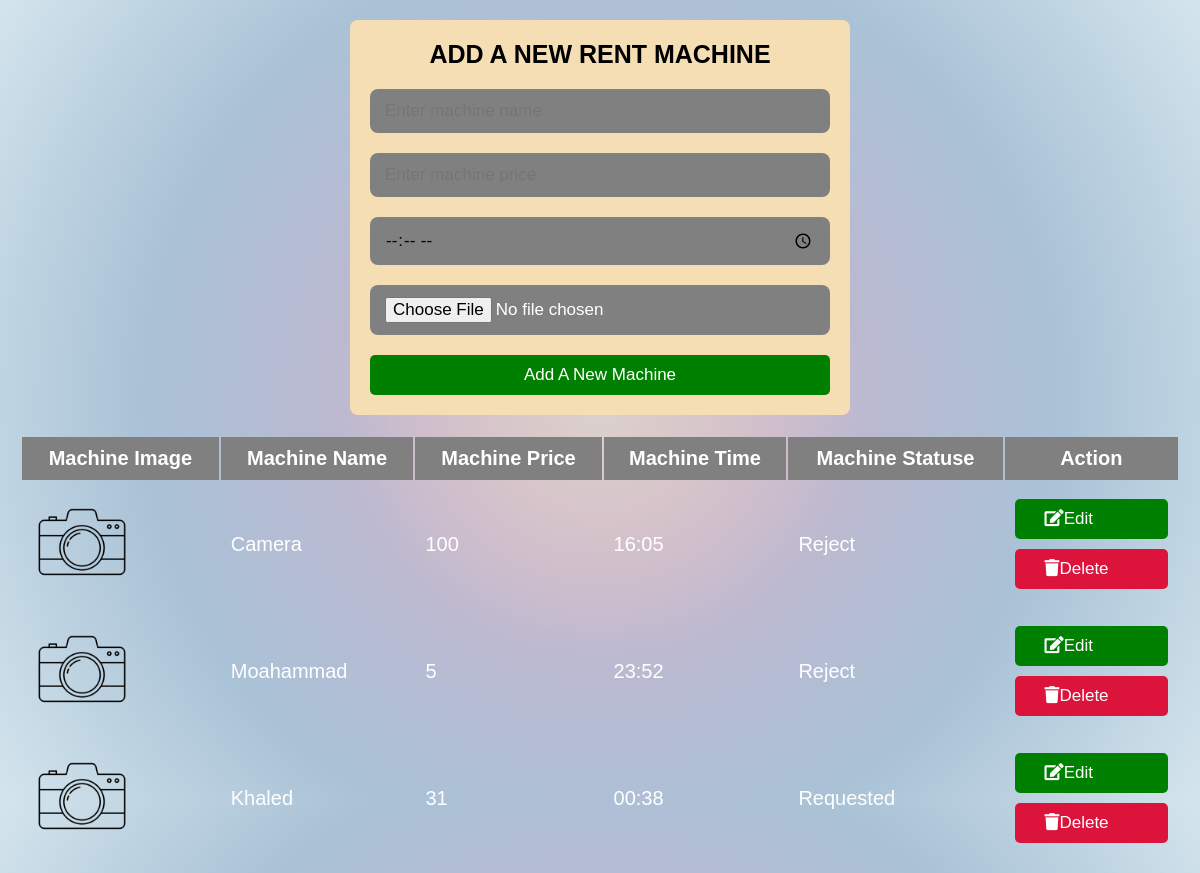
/addrentmachine.php, run on an earlier commit of the app's database.
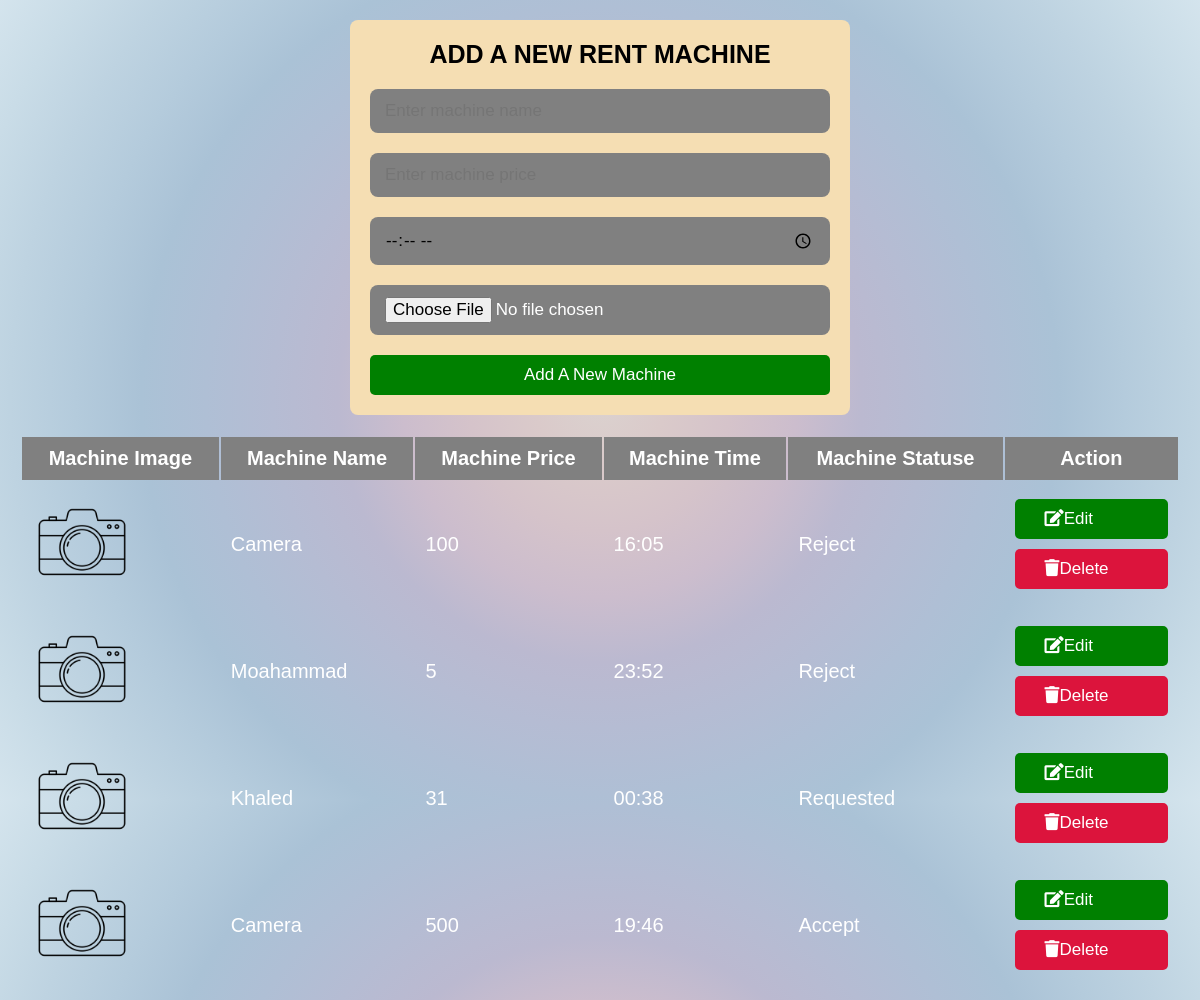
And on a later commit of the database.
### tables this page shows
CREATE TABLE IF NOT EXISTS `rent` (
  `id` int NOT NULL AUTO_INCREMENT,
  `id_p` int DEFAULT NULL,
  `name` varchar(255) NOT NULL,
  `price` varchar(255) NOT NULL,
  `time` varchar(255) NOT NULL,
  `image` varchar(255) NOT NULL,
  `statuse` varchar(255) NOT NULL,
  PRIMARY KEY (`id`)
);

### addrentmachine.php (the view, shortened to what this page needs)
<?php
@include 'connect.php';
?>
<!DOCTYPE html>
<html lang="en">
<head>
  <link rel="stylesheet" href="css/addrentmachine.css">
  <link rel="stylesheet" href="css/style2.css">
  <link rel="stylesheet" href="https://cdnjs.cloudflare.com/ajax/libs/font-awesome/5.15.4/css/all.min.css">
</head>
<body>
<div class="container">
    <div class="admin-machine-form-container">
        <form action="<?php $_SERVER['PHP_SELF'] ?>" method="post" enctype="multipart/form-data">
           <h3> Add a new rent machine </h3>
           <input type="text" placeholder="Enter machine name" name="machine_name" class="box" required>
           <input type="number" placeholder="Enter machine price" name="machine_price" class="box" required>
           <input type="time" placeholder="Enter avaible time to rent" name="machine_time" class="box" required>
           <input type="file" accept="image/png, image/jpeg, image/jpg" name="machine_image" class="box" required>
           <input type="submit" class="btn" name="add_machine" value="add a new machine">
         </form>
    </div>
    <?php
      $select = mysqli_query($conn, "SELECT * FROM rent");
    ?>
    <div class="machine-display">
      <table class="machine-display-table">
        <thead>
            <tr>
                <th>Machine image</th>
                <th>Machine name</th>
                <th>Machine price</th>
                <th>Machine time</th>
                <th>Machine statuse</th>
                <th colspan="2">action</th>
            </tr>
        </thead>
        <?php
          while($row = mysqli_fetch_assoc($select)){
        ?>
            <tr>
                <td><img src="img/<?php echo $row['image']; ?>" height="100" alt=""></td>
                <td><?php echo $row['name']; ?></td>
                <td><?php echo $row['price']; ?></td>
                <td><?php echo $row['time']; ?></td>
                <td><?php echo $row['statuse']; ?></td>
                <td>
                    <a href="rent_update.php?edit=<?php echo $row['id']; ?>" class="btn"> <i class="fas fa-edit"></i>Edit</a>
                    <a href="addrentmachine.php?delete=<?php echo $row['id']; ?>" class="btn"> <i class="fas fa-trash"></i>Delete</a>
            </tr>
        <?php   };  ?>
</div>
</body>
</html>

What changed in the data, as far as the page shows it:
added rent: image (picture), name "Camera", price "500", time "19:46", statuse "Accept"
